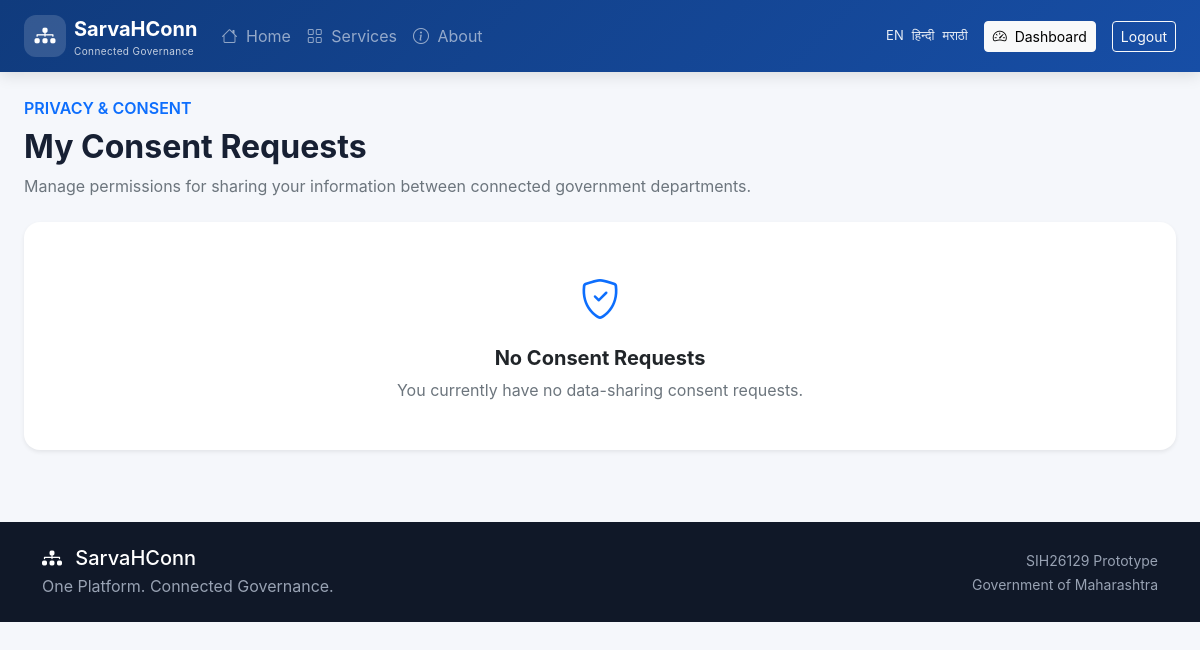
Before: /consent/ (signed in) with the older database file.
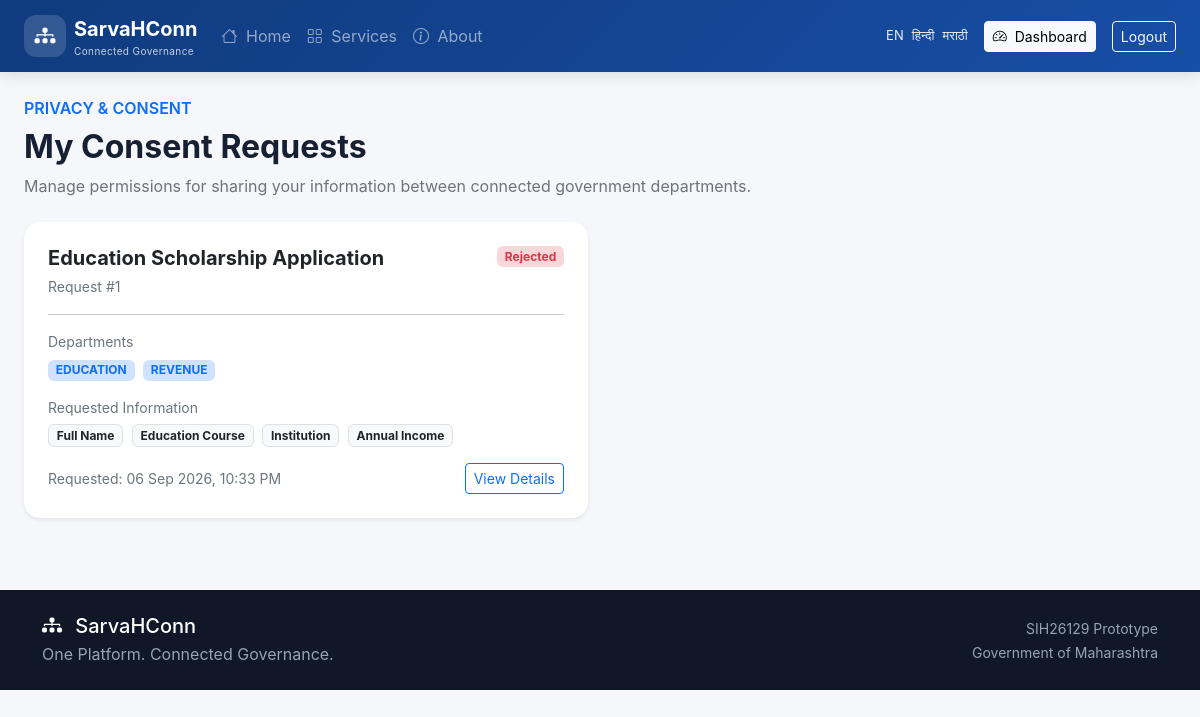
After: the same page with the newer database file.
### consent/models.py (models this page shows, shortened)
class ConsentRequest(models.Model):
    STATUS_CHOICES = [
        ("PENDING", "Pending"),
        ("APPROVED", "Approved"),
        ("REJECTED", "Rejected"),
        ("EXPIRED", "Expired"),
    ]
    citizen = models.ForeignKey(
        settings.AUTH_USER_MODEL,
        on_delete=models.CASCADE,
        related_name="consent_requests",
    )
    purpose = models.CharField(
        max_length=255
    )
    requested_data = models.JSONField(
        default=list,
        blank=True
    )
    departments = models.JSONField(
        default=list,
        blank=True
    )
    status = models.CharField(
        max_length=20,
        choices=STATUS_CHOICES,
        default="PENDING",
    )
    requested_at = models.DateTimeField(
        auto_now_add=True
    )
    expires_at = models.DateTimeField(
        null=True,
        blank=True
    )
    responded_at = models.DateTimeField(
        null=True,
        blank=True
    )
    class Meta:
        ordering = ["-requested_at"]

### consent/views.py (the view)
@login_required
def consent_list(request):
    consent_requests = ConsentRequest.objects.filter(
        citizen=request.user
    )
    return render(
        request,
        "consent/list.html",
        {
            "consent_requests": consent_requests,
        },
    )

### templates/consent/list.html (shortened to what the changed rows need)
{% extends "base.html" %}
{% block content %}
<div class="container-fluid px-4 py-4">
    <div class="mb-4">
        <h2 class="fw-bold mt-2">
            My Consent Requests
        </h2>
    </div>
    {% if consent_requests %}
        <div class="row g-4">
            {% for consent in consent_requests %}
            <div class="col-lg-6">
                <div class="card border-0 shadow-sm h-100">
                    <div class="card-body p-4">
                        <div class="d-flex justify-content-between align-items-start">
                            <div>
                                <h5 class="fw-bold mb-1">
                                    {{ consent.purpose }}
                                </h5>
                                <small class="text-secondary">
                                    Request #{{ consent.id }}
                                </small>
                            </div>
                            {% if consent.status == "PENDING" %}
                                <span class="badge bg-warning-subtle text-warning">
                                    Pending
                                </span>
                            {% elif consent.status == "APPROVED" %}
                                <span class="badge bg-success-subtle text-success">
                                    Approved
                                </span>
                            {% elif consent.status == "REJECTED" %}
                                <span class="badge bg-danger-subtle text-danger">
                                    Rejected
                                </span>
                            {% else %}
                                <span class="badge bg-secondary-subtle text-secondary">
                                    {{ consent.get_status_display }}
                                </span>
                            {% endif %}
                        </div>
                        <hr>
                        <div class="mb-3">
                            <small class="text-secondary d-block mb-1">
                                Departments
                            </small>
                            {% for department in consent.departments %}
                                <span class="badge bg-primary-subtle text-primary me-1">
                                    {{ department }}
                                </span>
                            {% endfor %}
                        </div>
                        <div class="mb-3">
                            <small class="text-secondary d-block mb-1">
                                Requested Information
                            </small>
                            {% for data in consent.requested_data %}
                                <span class="badge bg-light text-dark border me-1">
                                    {{ data }}
                                </span>
                            {% endfor %}
                        </div>
                        <div class="d-flex justify-content-between align-items-center">
                            <small class="text-secondary">
                                Requested:
                                {{ consent.requested_at|date:"d M Y, h:i A" }}
                            </small>
                            <a
                                href="{% url 'consent:detail' consent.id %}"
                                class="btn btn-outline-primary btn-sm"
                            >
                                View Details
                            </a>
                        </div>
                    </div>
                </div>
            </div>
            {% endfor %}
        </div>
    {% else %}
        <div class="card border-0 shadow-sm">
            <div class="card-body text-center py-5">
                <i class="bi bi-shield-check fs-1 text-primary"></i>
                <h5 class="fw-bold mt-3">
                    No Consent Requests
                </h5>
                <p class="text-secondary mb-0">
                    You currently have no data-sharing consent requests.
                </p>
            </div>
        </div>
    {% endif %}
</div>
{% endblock %}

Changed rows visible on the page:
added ConsentRequest: purpose "Education Scholarship Application", id "1", status "Rejected", departments "EDUCATION" "REVENUE", requested_data "Full Name" "Education Course" "Institution" "Annual Income", requested_at "06 Sep 2026, 10:33 PM"
Other visible differences:
text no longer shown: "No Consent Requests You currently have no data-sharing consent requests."
